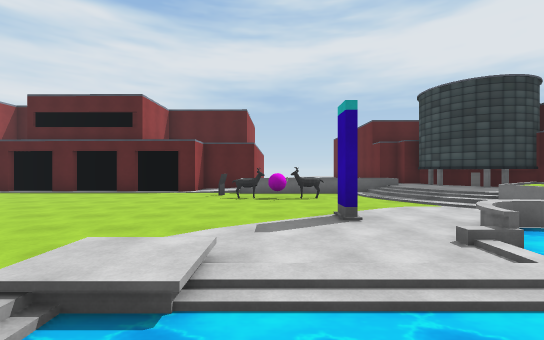
View 1 (above)

20 first-person views from a walk through a Unity game level. The camera is 1.4 m above the floor, looks level and sees 90° across. The floor is counted in squares, 2 m on a side. Each view is taken from the middle of a square. On the plan, view 1 faces up. The plan holds only what a view shows up to about 9 squares ahead; the rest is blank. The place goes on beyond the plan. Some surface patterns are stand-ins.

View 2
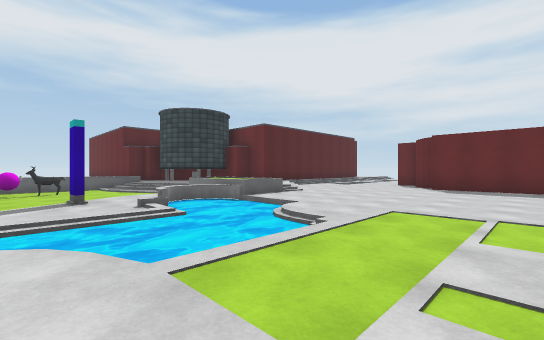

View 3
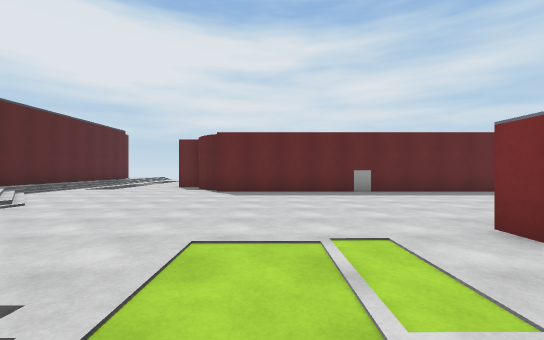

View 4
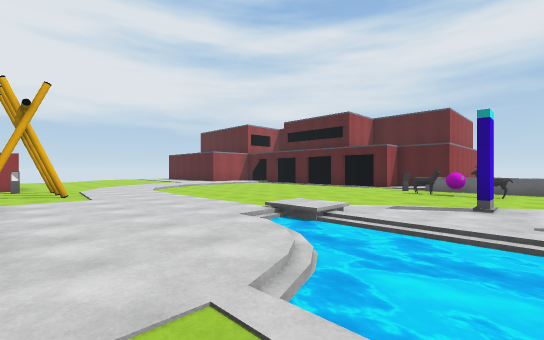

View 5
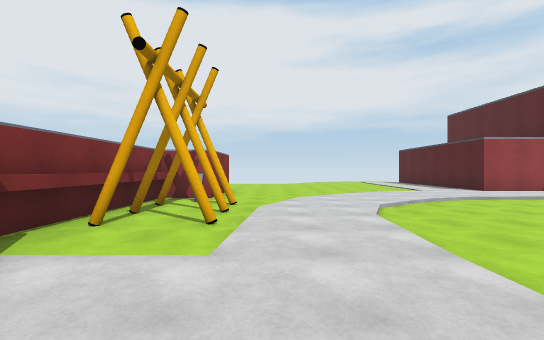

View 6
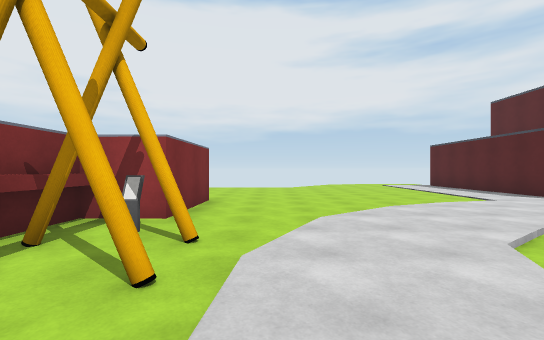

View 7
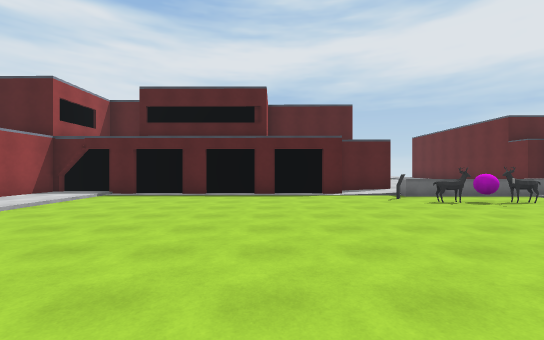

View 8
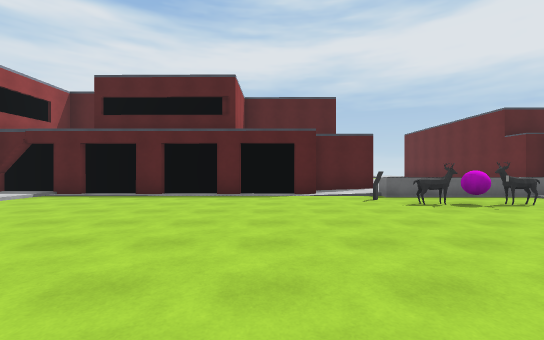

View 9
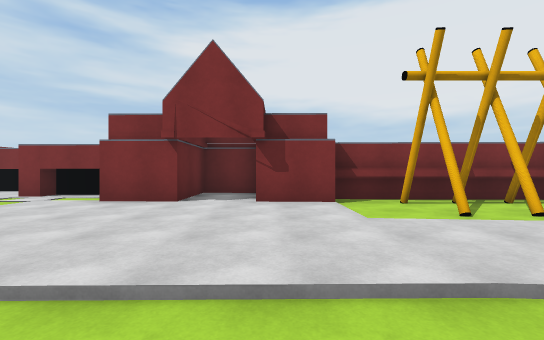

View 10
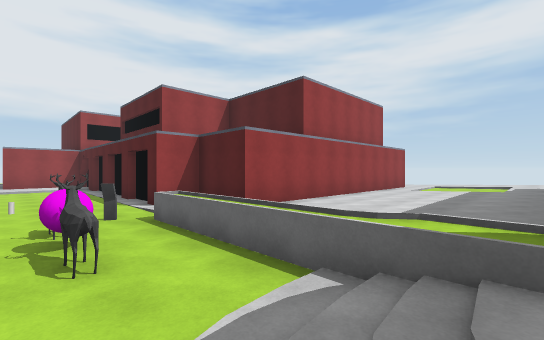

View 11
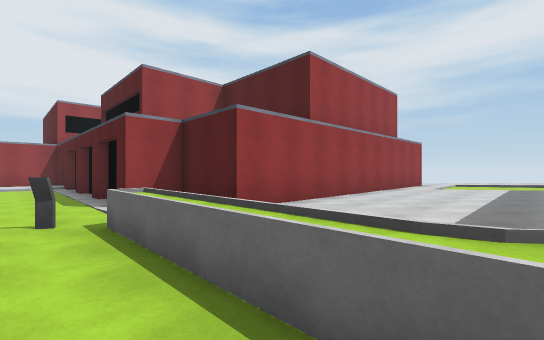

View 12
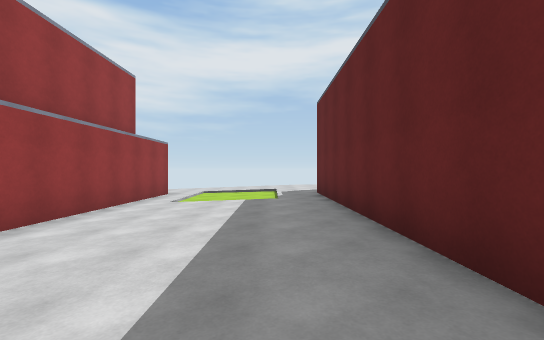

View 13
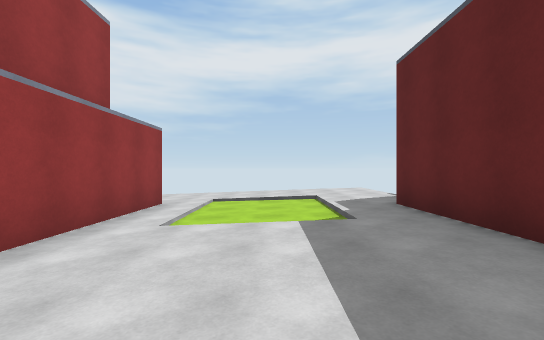

View 14
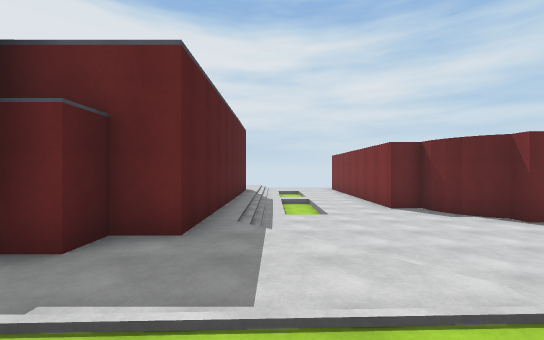

View 15
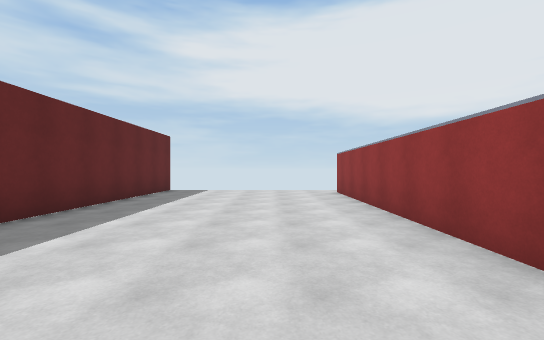

View 16
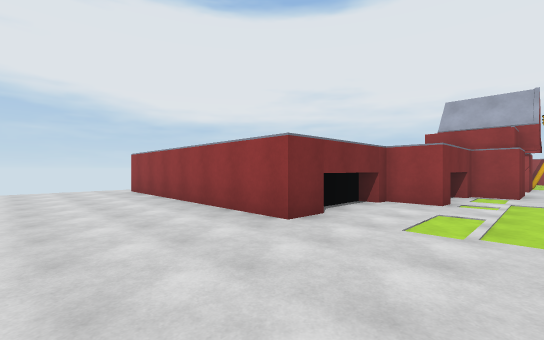

View 17
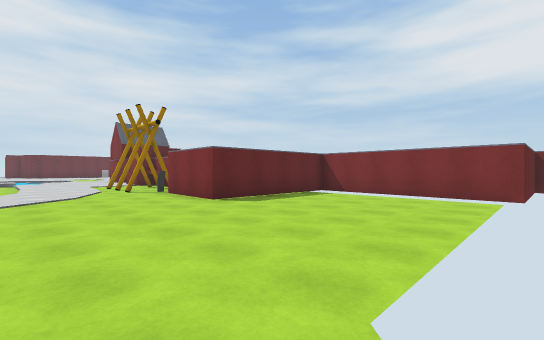

View 18
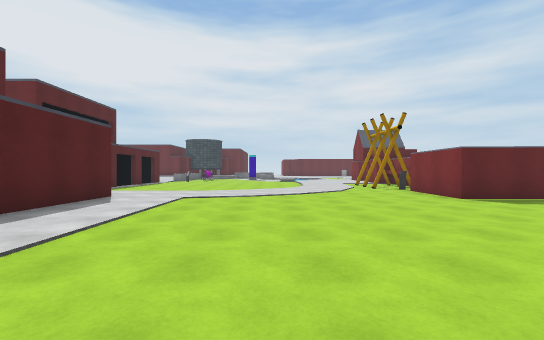

View 19
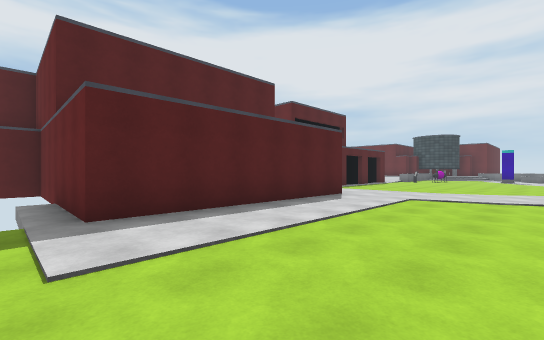

View 20
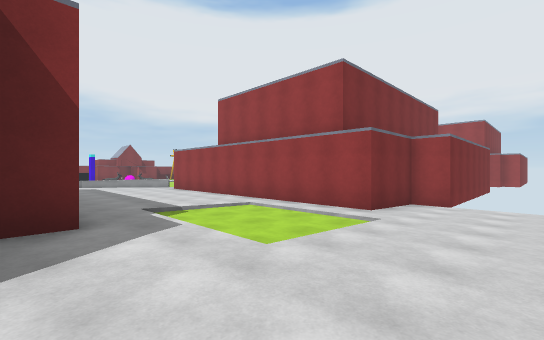

### Floor plan
Key: @ floor where view 1 was taken; # wall or solid block; . main floor; : floor 0.25 m higher than the main floor; - floor 0.25 m lower than the main floor; + floor 0.75 m higher than the main floor; / step, stairs or slope; = window, fence, low wall or low ledge; ≈ water the walk keeps out of; ^ raised ledge; O other object.
Columns run from 19 left of view 1 to 13 right of it. Each row starts with its distance up from view 1.
 23                  ...:::::
 22                  ...:::::
 21                 #...///::
 20                 ###.../::
 19                   #.../:#
 18                   #.../:#
 17                   #.::::#
 16                   #.::::#
 15                   #.::::#
 14                   #.::::#
 13                   #.::::#
 12                   #.::::#
 11                 ### ::::#
 10        ##########..   //
  9        #./--------=+++//:##
  8  #    ##./--------OO--//:####
  7 .######../---------OO--/::::#####
  6 ........./-------------///:::::::
  5 ........./--------------++::/..//
  4 ........./----------#--^ +:/...--
  3 ........../----------/≈≈///......
  2  ........../------:../≈≈.........
  1   ................≈≈≈≈≈≈........#
  0   .................@≈≈≈.......###
 -1   ........OOO.................#
 -2   .....###OOO.................#
 -3   .....#########.##...........#
 -4   .....#       #.#####........#
 -5   .....#       ###   ####.....#
 -6  #######                #.....#
 -7                         #.....#
 -8                         #.....#
 -9                         #.....#
-10                         #.....#
-11                         #.....#

Where each view was taken, in squares from view 1:
view 1: 0 up, 0 right, facing up
view 2: 3 down, 0 right, facing up-right
view 3: 2 down, 2 right, facing right
view 4: 2 down, 2 right, facing up-left
view 5: 0 up, 3 left, facing left
view 6: 0 up, 6 left, facing left
view 7: 1 up, 5 left, facing up
view 8: 2 up, 4 left, facing up
view 9: 3 up, 4 left, facing down
view 10: 7 up, 4 right, facing up-left
view 11: 8 up, 3 right, facing up-left
view 12: 11 up, 3 right, facing up
view 13: 14 up, 2 right, facing up
view 14: 5 up, 5 right, facing right
view 15: 3 down, 7 right, facing down
view 16: 2 down, 8 right, facing down-left
view 17: 2 up, 18 left, facing down-right
view 18: 3 up, 19 left, facing right
view 19: 3 up, 19 left, facing up-right
view 20: 23 up, 5 right, facing down-left
